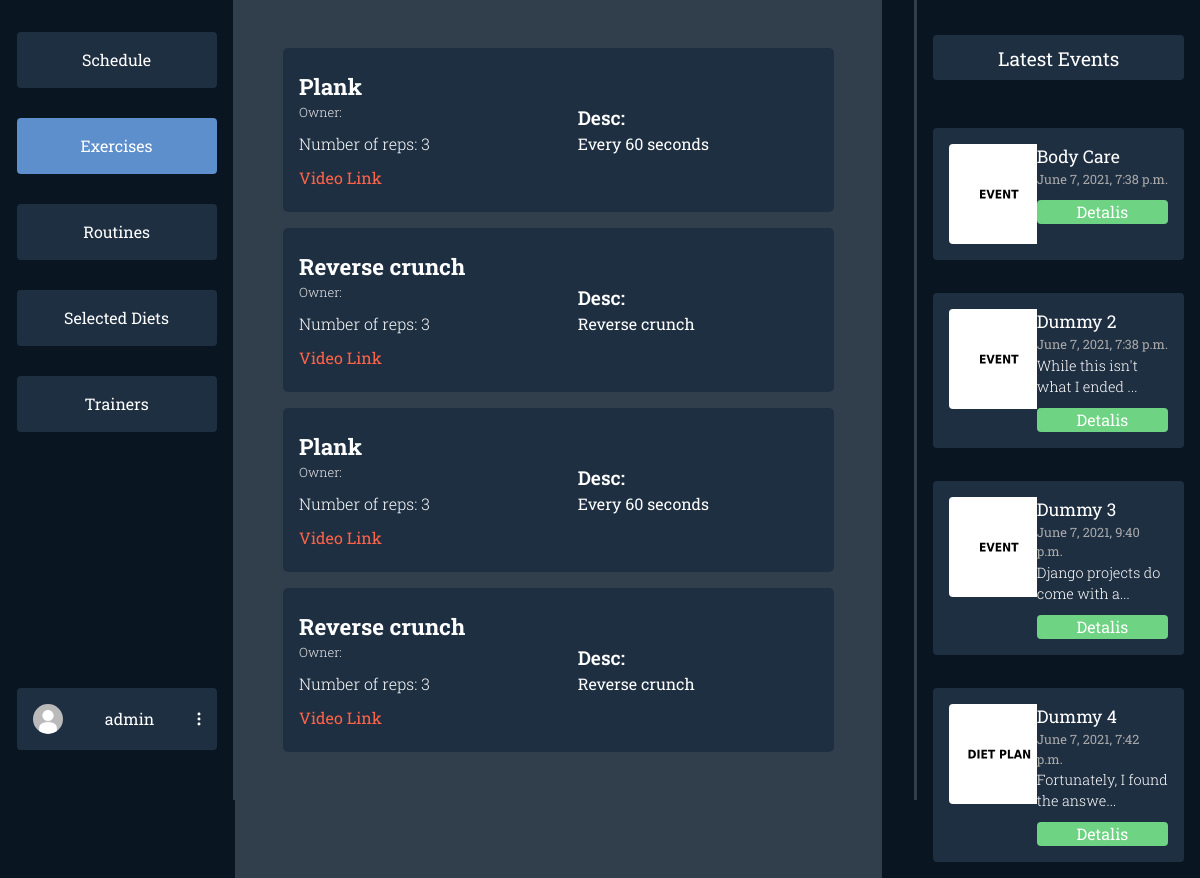
Before: /dashboard/exercises/ (signed in) with the older database file.
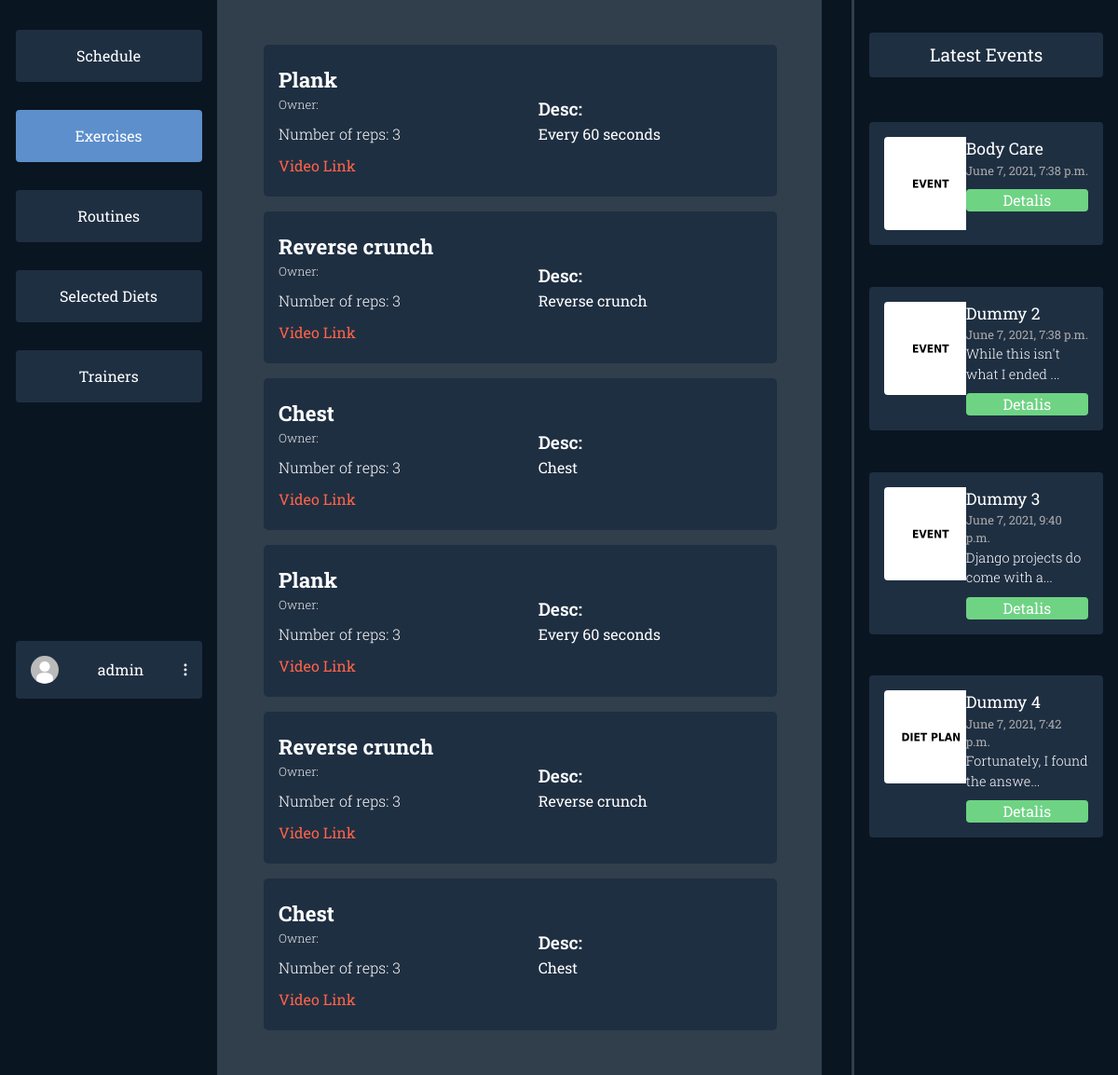
After: the same page with the newer database file.
### users/models.py (models this page shows, shortened)
class Profile(models.Model):
    user = models.OneToOneField(User, on_delete=models.CASCADE)
    profile_photo = models.ImageField(
        upload_to='media/profiles/', default='profiles/default.jpg')
    height = models.FloatField(default=170.0)
    weight = models.FloatField(default=60.0)
    weight_goal = models.FloatField(default=70.0)
    GENDER_CHOICES = (('F', 'Female'), ('M', 'Male'), ('O', 'Other'))
    gender = models.CharField(
        max_length=9, choices=GENDER_CHOICES, default=GENDER_CHOICES[0])
    FREQUENCY = (
        ('3x', '3 Times a Week'),
        ('4x', '4 Times a Week'),
        ('5x', '5 Times a Week'),
        ('6x', '6 Times a Week'),
    )
    week_frequency = models.CharField(
        max_length=20, choices=FREQUENCY, default=FREQUENCY[0])
    profile_complete = False

### dashboards/models.py (models this page shows, shortened)
class Exercise(models.Model):
    routine = models.ManyToManyField(Routine)
    selected_by = models.ManyToManyField(User)
    title = models.CharField(max_length=60, blank=True)
    reps = models.IntegerField(default=3, blank=True)
    desc = models.TextField(blank=True)
    link = models.CharField(max_length=300, blank=True)

class Event(models.Model):
    title = models.CharField(max_length=60, blank=True)
    date = models.DateTimeField(default=datetime.datetime.now(), blank=True)
    desc = models.TextField(blank=True)
    thumbnail = models.ImageField(
        upload_to='events/', default='events/default.jpg')

### dashboards/user_views.py (the view)
# urls.py: path('exercises/', user_views.exercises, name='userdashboard-exercises'),
@login_required(login_url='login')
def exercises(request):
    events = Event.objects.all()[:4]
    exercises = Exercise.objects.all()
    context = {'options': EXERCISES_NAV,
               'events': events, 'exercises': exercises}
    return render(request, 'dashboards/user/exercises.html', context)

### dashboards/templates/dashboards/user/exercises.html (shortened to what this page needs)
{% extends 'dashboards/user/dashboard.html' %}
{% load static %}
{% block styles %}
<link rel="stylesheet" href="{% static 'css/dashboards/exercises.css' %}">
{% endblock styles %}
{% block middle %}
<div class="exercises">
{% for exercise in exercises %}
    <div class="exercise-card">
        <div class="left-exercise-card">
            <div class="exercise-title">{{exercise.title}}</div>
            {% if exercise.owner.first_name and exercise.owner.last_name %}
            <div class="exercise-owner">Owner: {{exercise.owner.first_name}} {{exercise.owner.last_name}}</div>
            {% else %}
            <div class="exercise-owner">Owner: {{exercise.owner.username}}</div>
            {% endif %}
            <div class="exercise-reps">Number of reps: {{exercise.reps}}</div>
            <div class="exercise-link"><a href="{{exercise.link}}">Video Link</a></div>
        </div>
        <div class="right-exercise-card">
            <div class="exercise-desc-title">Desc:</div>
            <div class="exercise-desc">{{exercise.desc}}</div>
        </div>
    </div>
{% endfor %}
{% for exercise in exercises %}
    <div class="exercise-card">
        <div class="left-exercise-card">
            <div class="exercise-title">{{exercise.title}}</div>
            {% if exercise.owner.first_name and exercise.owner.last_name %}
            <div class="exercise-owner">Owner: {{exercise.owner.first_name}} {{exercise.owner.last_name}}</div>
            {% else %}
            <div class="exercise-owner">Owner: {{exercise.owner.username}}</div>
            {% endif %}
            <div class="exercise-reps">Number of reps: {{exercise.reps}}</div>
            <div class="exercise-link"><a href="{{exercise.link}}">Video Link</a></div>
        </div>
        <div class="right-exercise-card">
            <div class="exercise-desc-title">Desc:</div>
            <div class="exercise-desc">{{exercise.desc}}</div>
        </div>
    </div>
{% endfor %}
</div>
{% endblock middle %}

### dashboards/templates/dashboards/user/dashboard.html (shortened to what this page needs)
{% load static %}
<html>
  <head>
    <link rel="stylesheet" href="https://maxcdn.bootstrapcdn.com/bootstrap/4.0.0/css/bootstrap.min.css">
    <link rel="stylesheet" href="{% static 'css/dashboards/main.css' %}">
    {% block styles %}
    {% endblock styles %}
  </head>
  <body>
  {% block content %}
  {% if user.is_authenticated %}
  <div class="mycontainer">
    <div class="navigation">
      <div class="nav-col">
        <div class="options">
          {% for key, item in options.items %}
            {% if item.isActive %}
            <div class="option-active"><a href="/dashboard/{{item.url}}">{{ item.name }}</a></div>
            {% else %}
            <div class="option"><a href="/dashboard/{{item.url}}">{{ item.name }}</a></div>
            {% endif %}
          {% endfor %}
        </div>
        <div class="profile-wrapper">
          <div class="user-btn">
            <div class="profile-pic"><img src="{{ user.profile.profile_photo.url }}" alt=""></div>
            {% if user.first_name %}
            <span>{{user.get_full_name}}</span>
            {% else %}
            <span>{{user.username}}</span>
            {% endif %}
            <div class="three-dot"><img src="{% static 'svg/3dots.svg' %}" alt=""></div>
          </div>
        </div>
      </div>
      <div class="divider"></div>
    </div>
    <div class="middle">
    {% block middle %}
    {% endblock middle %}
    </div>
    <div class="events-section">
      <div class="divider"></div>
      <div class="events">
        <div class="latest">
          Latest Events
        </div>
        <div class="items overflow-auto">
        {% for item in events %}
          <div class="event-item">
            <div class="event-item-left">
              <div class="event-thumb"><img src="{{item.thumbnail.url}}"></div>
            </div>
            <div class="event-item-right">
              <div class="title">{{item.title}}</div>
              <div class="date">{{item.date}}</div>
              {% if item.desc|length > 30 %}
                <div class="desc">{{item.desc|slice:":30"}}...</div>
              {% else %}
                <div class="desc">{{item.desc}}</div>
              {% endif %}
              <div class="details">Detalis</div>
            </div>
          </div>
        {% endfor %}
        </div>
      </div>
    </div>
  </div>
  {% endif %}
  {% endblock content %}
  </body>
<html>

### static/css/dashboards/main.css (style rules this page uses)
* { margin: 0; font-family: "Roboto Slab", serif; overflow: hidden; }
body { background-color: #0a1522; }
.mycontainer { display: flex; flex-direction: row; justify-content: space-between; }
.navigation { width: 20vw; }
.nav-col { display: flex; flex-direction: column; align-items: flex-end; margin: 1em; }
.options { margin-left: 7em; display: flex; flex-direction: column; justify-content: space-between; margin-top: 1em; height: 400px; }
.option { background-color: #1f2f42; color: #fff; padding: 1em; padding-right: 1em; padding-left: 1em; width: 200px; text-align: center; border-radius: 4px; }
.option-active { background-color: #5c8fcc; color: #fff; padding: 1em; padding-right: 1em; padding-left: 1em; width: 200px; text-align: center; border-radius: 4px; }
.option a, .option-active a { color: white; }
.user-btn { background-color: #1f2f42; color: #fff; padding: 1em; padding-right: 1em; padding-left: 1em; width: 200px; text-align: center; border-radius: 4px; margin-top: 16em; display: flex; flex-direction: row; align-items: center; justify-content: space-between; }
.profile-pic img { height: 30px; border-radius: 50%; width: auto; }
.navigation { display: flex; flex-direction: row; }
.divider { background-color: #313e4c; width: 4px; height: 100vh; margin: 0; padding: 0; z-index: 10; }
.middle { margin-right: 2em; width: 55vw; background-color: #313e4c; }
.events-section { margin-right: 1em; width: 23vw; display: flex; flex-direction: row; }
.event-thumb img { width: 100px; height: auto; border-radius: 4px; }
.latest { margin-top: 1em; background-color: #1f2f42; color: white; border-radius: 4px; padding: 0.5em 1em 0.5em 1em; text-align: center; font-size: 1.2em; }
.events { margin-top: 1em; margin-left: 1em; display: flex; flex-direction: column; color: white; width: 100%; }
.items { height: 200px; max-height: 800px; margin-top: 2em; display: flex; flex-direction: column; justify-content: space-between; height: 100%; }
.event-item { background-color: #1f2f42; border-radius: 4px; padding: 1em; display: flex; flex-direction: row; margin: 1em 0 1em 0; }
.event-item-left { width: 40%; }
.event-item-right { width: 60%; }
.event-item-right .title { font-size: 1.1em; }
.event-item-right .date { font-size: 0.8em; color: rgb(170, 170, 170); }
.event-item-right .desc { font-weight: 300; font-size: 0.9em; }
.event-item-right .details { margin-top: 10px; background-color: #6ed383; border-radius: 4px; text-align: center; }

### static/css/dashboards/exercises.css (style rules this page uses)
.exercises { display: grid; gap: 1em; width: 100%; padding: 3em; height: 100vh; overflow-y: scroll; }
.exercise-card { padding: 1em; display: flex; flex-direction: row; align-items: center; justify-content: space-between; color: white; min-height: 150px; max-height: 200px; border-radius: 5px; background-color: #1f2f42; }
.left-exercise-card { flex-direction: column; align-items: flex-start; justify-content: space-between; }
.right-exercise-card { flex-direction: column; align-items: flex-end; width: 20vw; }
.exercise-desc-title { font-size: 1.2em; font-weight: 600; }
.exercise-desc { font-weight: 400; }
.exercise-title { font-size: 1.4em; font-weight: bold; }
.exercise-owner { font-size: 0.8em; color: rgb(236, 234, 234); font-weight: 300; margin-bottom: 10px; }
.exercise-link { margin-top: 10px; }
.exercise-link a { color: tomato; }
.exercise-reps { font-size: 1em; font-weight: 300; }

Changed rows visible on the page:
added Exercise: title "Chest", reps "3", desc "Chest"
